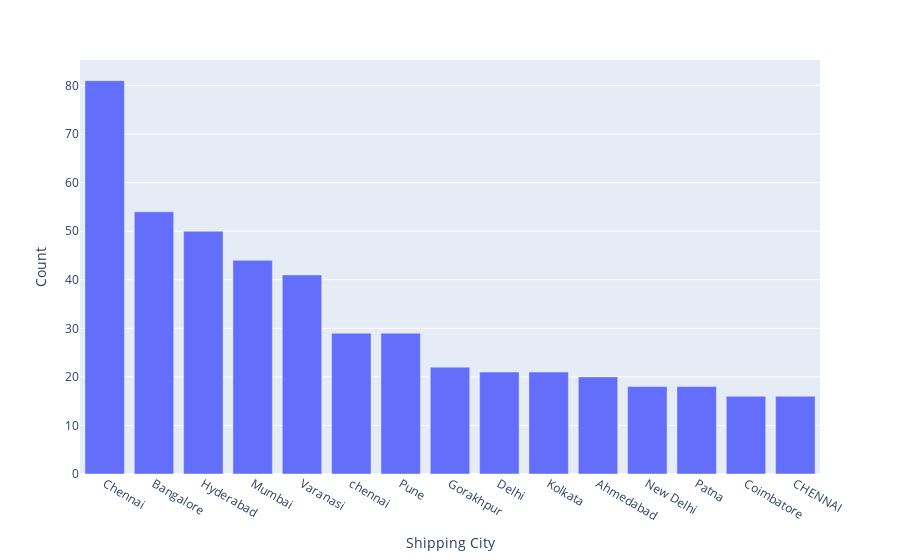

Here is the notebook cell this chart was saved with:
### Code cell
#Grouping by shipping city and counting it to visualize analysis of top consumer cities by plotly
dfc = dfa3.groupby(['Shipping City']).size().to_frame().sort_values([0], ascending = False).head(15).reset_index()
dfc.columns = ['Shipping City', 'Count']
fig = px.bar(dfc, x='Shipping City', y = 'Count')
fig.layout.yaxis.title.text = 'Count'
fig.show()

### Figure 1 — Plotly figure (JSON) as saved in the notebook; plotly's stock layout.template omitted (floating-point values rounded to 4 significant figures)
{"data": [{"alignmentgroup": "True", "hovertemplate": "Shipping City=%{x}<br>Count=%{y}<extra></extra>", "legendgroup": "", "marker": {"color": "#636efa", "pattern": {"shape": ""}}, "name": "", "offsetgroup": "", "orientation": "v", "showlegend": false, "textposition": "auto", "type": "bar", "x": ["Chennai", "Bangalore", "Hyderabad", "Mumbai", "Varanasi", "chennai", "Pune", "Gorakhpur", "Delhi", "Kolkata", "Ahmedabad", "New Delhi", "Patna", "Coimbatore", "CHENNAI"], "xaxis": "x", "y": [81, 54, 50, 44, 41, 29, 29, 22, 21, 21, 20, 18, 18, 16, 16], "yaxis": "y"}], "layout": {"barmode": "relative", "legend": {"tracegroupgap": 0}, "margin": {"t": 60}, "xaxis": {"anchor": "y", "domain": [0, 1], "title": {"text": "Shipping City"}}, "yaxis": {"anchor": "x", "domain": [0, 1], "title": {"text": "Count"}}}}
